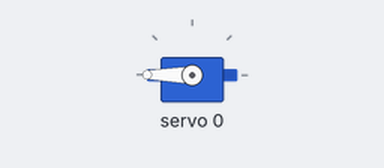
This sketch was run on a simulated Arduino Uno, built with avr-gcc and run on an emulated ATmega328P. Shown: servo.

Above: at 0.05 s.
At 0.45 s:
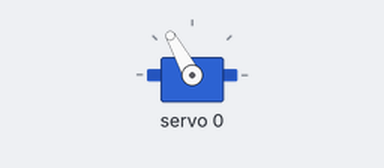
At 0.85 s:
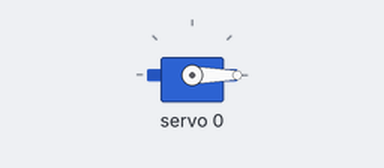
At 1.7 s:
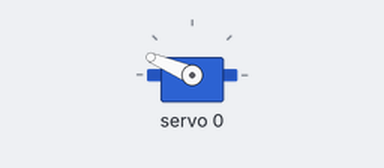
Timing chart, 0 to 4.6 s (numbered marks = the images above):
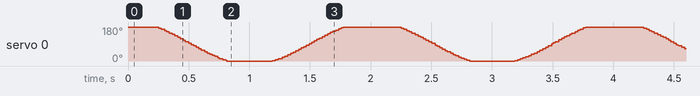

The sketch:

city_rhythm_control_with_sine.ino
```cpp
#include <Ramp.h>

// adafruit shield:   https://learn.adafruit.com/adafruit-16-channel-pwm-slash-servo-shield/using-the-adafruit-library
// tinytronics servo: https://www.tinytronics.nl/shop/nl/mechanica-en-actuatoren/motoren/servomotoren/mg996r-servo

#include <Wire.h>
#include <Adafruit_PWMServoDriver.h>

Adafruit_PWMServoDriver servoShield = Adafruit_PWMServoDriver();

const int PWM_MIN = 75;    // (0 - 4096)
const int PWM_MAX = 550; // (0 - 4096)

// specs tinytronics:
const int USMIN = 500; // microseconds (us)
const int USMAX = 2400;

int angle_min = 0;
int angle_max = 180;

struct _servo {
  int angle;    // (0 - 180)

  float freq;   // Hz
  float phase;  // (0 - 2pi)
};

const int numServo = 1;

_servo servo[numServo];

void setup() {
  Serial.begin(115200);

  servoShield.begin();
  servoShield.setPWMFreq(50);

  for (int i = 0; i < numServo; i++) {
    servo[i].angle = angle_min;
    servo[i].phase = 0;
    servo[i].freq = 0.5;
  }
}

void loop() {
  float t = millis() * 0.001;

  for (int i = 0; i < numServo; i++) {
    float cos_val = cos(TWO_PI * t * servo[i].freq);

    servo[i].angle = int(floatMap(cos_val, -1.0, 1.0, angle_min, angle_max));

    int pwm = map(servo[i].angle, 0, 180, PWM_MIN, PWM_MAX);

    servoShield.setPWM(0, 0, pwm);
  }
}


void parseMsgFromMax() {
  // first byte is servo ID
  int ID = Serial.read();

  ID = constrain(ID, 0, numServo);

  // second two bytes are servo frequency
  int hundreds = Serial.read();
  int tenths = Serial.read();

  float frequency = hundreds + (tenths / 100.0);
  servo[ID].freq = frequency;

  Serial.print(ID);
  Serial.print(", ");
  Serial.println(frequency);
}


void test_run() {
  int delay_time = 1000;
  boolean control_PWM = true; // pwm or us

  for (int s = 0; s < numServo; s++) {

    if (control_PWM) {
      for (int i = PWM_MIN; i < PWM_MAX; i++) {
        servoShield.setPWM(s, 0, i);
      }
      delay(delay_time);

      for (int i = PWM_MAX; i >= PWM_MIN; i--) {
        servoShield.setPWM(s, 0, i);
      }
      delay(delay_time);
    }

    else {
      for (int i = USMIN; i < USMAX; i++) {
        servoShield.writeMicroseconds(s, i);
      }
      delay(delay_time);

      for (int i = USMAX; i >= USMIN; i--) {
        servoShield.writeMicroseconds(s, i);
      }
      delay(delay_time);
    }
  }
}

float floatMap(float x, float in_min, float in_max, float out_min, float out_max) {
  return (x - in_min) * (out_max - out_min) / (in_max - in_min) + out_min;
}
```
